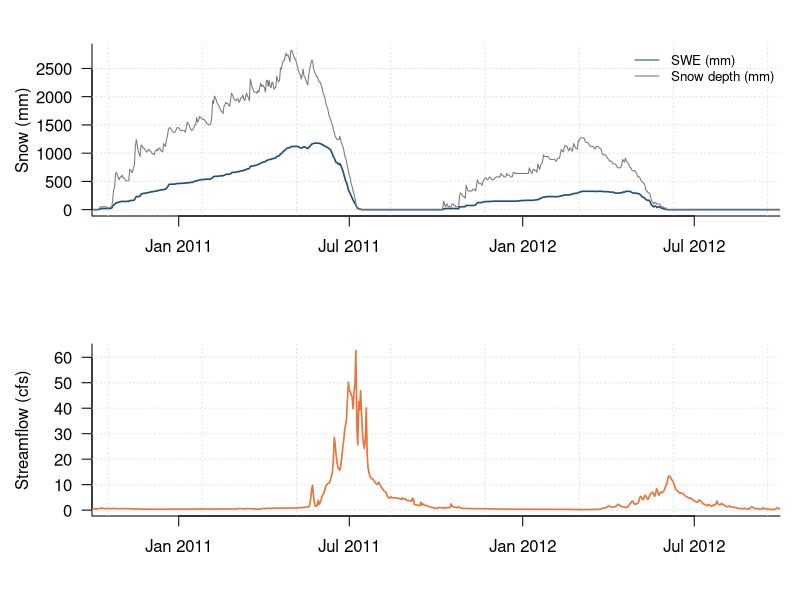

Recreate this plot in R.
# SNOTEL snow water equivalent, snow depth and USGS streamflow, WY2011–WY2012
# Chapter 6 draft; data supplied by chapter author (snotel1031_usgs06614800_WY2011_WY2012.csv)
# Run: Rscript snotel_swe_streamflow.R  ->  figure_r.png (base R, no packages needed)

a <- read.csv("snotel1031_usgs06614800_WY2011_WY2012.csv", stringsAsFactors = FALSE)
a$date <- as.Date(a$date, format = "%Y-%m-%d")

png("figure_r.png", width = 1200, height = 900, res = 150)
par(mfrow = c(2, 1), mar = c(4.2, 4.6, 2.2, 1), las = 1)
layout(matrix(1:2, ncol = 1), heights = c(1,1))
par(mar = c(4.2, 4.6, 2.2, 1), las = 1)
plot(NA, xlim = range(c(a$date, a$date), na.rm = TRUE), ylim = range(c(a$swe_mm, a$depth_mm), na.rm = TRUE), log = "", xlab = "", ylab = "Snow (mm)", bty = "l", xaxt = "n", xaxs = "i")
grid(col = "grey88")
axis.Date(1, x = a$date, format = "%b %Y")
lines(a$date, a$swe_mm, col = "#1f4e79", lwd = 1.6, lty = 1)
lines(a$date, a$depth_mm, col = "#777777", lwd = 1, lty = 1)
legend("topright", legend = c("SWE (mm)", "Snow depth (mm)"), col = c("#1f4e79", "#777777"), lty = c(1, 1), pch = c(NA, NA), bty = "n", cex = 0.8)

plot(NA, xlim = range(c(a$date), na.rm = TRUE), ylim = range(c(a$flow_cfs), na.rm = TRUE), log = "", xlab = "", ylab = "Streamflow (cfs)", bty = "l", xaxt = "n", xaxs = "i")
grid(col = "grey88")
axis.Date(1, x = a$date, format = "%b %Y")
lines(a$date, a$flow_cfs, col = "#e8743b", lwd = 1.6, lty = 1)

invisible(dev.off())
